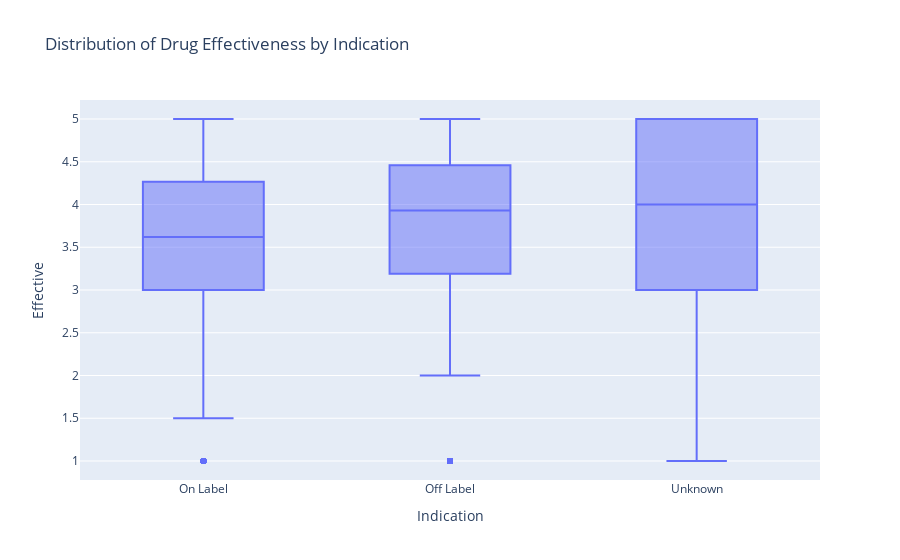

Notebook code cell kept with this figure:
### Code cell
fig = px.box(df, x='Indication', y='Effective', 
             title='Distribution of Drug Effectiveness by Indication')
fig.show()

### Figure 1 — Plotly figure (JSON) as saved in the notebook; plotly's stock layout.template omitted (floating-point values rounded to 4 significant figures; data arrays with more than 128 entries replaced by an {"elided": "..."} marker saying what was removed)
{"data": [{"alignmentgroup": "True", "hovertemplate": "Indication=%{x}<br>Effective=%{y}<extra></extra>", "legendgroup": "", "marker": {"color": "#636efa"}, "name": "", "notched": false, "offsetgroup": "", "orientation": "v", "showlegend": false, "type": "box", "x": {"elided": "1753 str values"}, "x0": " ", "xaxis": "x", "y": {"elided": "1753 float values"}, "y0": " ", "yaxis": "y"}], "layout": {"boxmode": "group", "legend": {"tracegroupgap": 0}, "title": {"text": "Distribution of Drug Effectiveness by Indication"}, "xaxis": {"anchor": "y", "domain": [0, 1], "title": {"text": "Indication"}}, "yaxis": {"anchor": "x", "domain": [0, 1], "title": {"text": "Effective"}}}}
